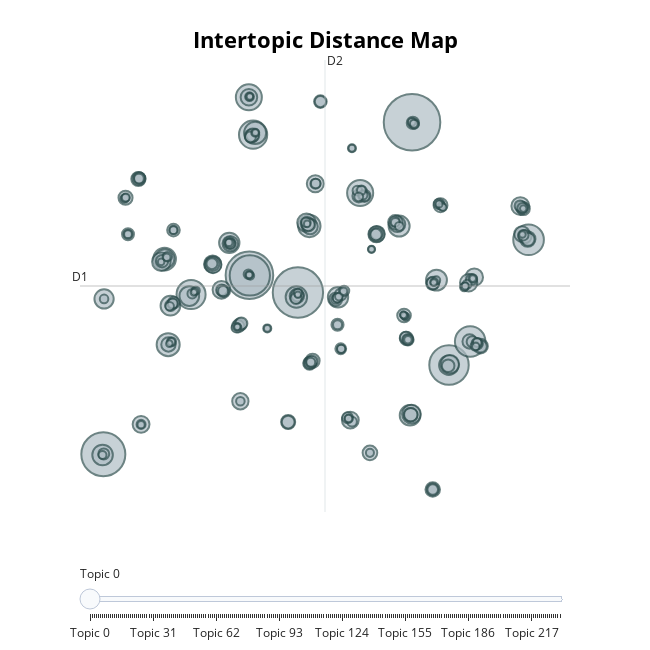

Notebook code cell kept with this figure:
### Code cell
topic_model.visualize_topics()

### Figure 1 — Plotly figure (JSON) as saved in the notebook; plotly's stock layout.template omitted (floating-point values rounded to 4 significant figures; data arrays with more than 128 entries replaced by an {"elided": "..."} marker saying what was removed)
{"data": [{"customdata": {"elided": "232x3 mixed values"}, "hovertemplate": "<b>Topic %{customdata[0]}</b><br>%{customdata[1]}<br>Size: %{customdata[2]}", "legendgroup": "", "marker": {"color": "#B0BEC5", "line": {"color": "DarkSlateGrey", "width": 2}, "size": {"elided": "232 int values"}, "sizemode": "area", "sizeref": 0.4644, "symbol": "circle"}, "mode": "markers", "name": "", "orientation": "v", "showlegend": false, "type": "scatter", "x": {"elided": "232 float values"}, "xaxis": "x", "y": {"elided": "232 float values"}, "yaxis": "y"}], "layout": {"annotations": [{"showarrow": false, "text": "D1", "x": -11.64, "y": 4.157, "yshift": 10}, {"showarrow": false, "text": "D2", "x": 4.904, "xshift": 10, "y": 21.73}], "height": 650, "hoverlabel": {"bgcolor": "white", "font": {"family": "Rockwell", "size": 16}}, "legend": {"itemsizing": "constant", "tracegroupgap": 0}, "margin": {"t": 60}, "shapes": [{"line": {"color": "#CFD8DC", "width": 2}, "type": "line", "x0": 4.904, "x1": 4.904, "y0": -13.41, "y1": 21.73}, {"line": {"color": "#9E9E9E", "width": 2}, "type": "line", "x0": -11.64, "x1": 21.45, "y0": 4.157, "y1": 4.157}], "sliders": [{"active": 0, "pad": {"t": 50}, "steps": [{"args": [{"marker.color": {"elided": "1x232 str values"}}], "label": "Topic 0", "method": "update"}, {"args": [{"marker.color": {"elided": "1x232 str values"}}], "label": "Topic 1", "method": "update"}, {"args": [{"marker.color": {"elided": "1x232 str values"}}], "label": "Topic 2", "method": "update"}, {"args": [{"marker.color": {"elided": "1x232 str values"}}], "label": "Topic 3", "method": "update"}, {"args": [{"marker.color": {"elided": "1x232 str values"}}], "label": "Topic 4", "method": "update"}, {"args": [{"marker.color": {"elided": "1x232 str values"}}], "label": "Topic 5", "method": "update"}, {"args": [{"marker.color": {"elided": "1x232 str values"}}], "label": "Topic 6", "method": "update"}, {"args": [{"marker.color": {"elided": "1x232 str values"}}], "label": "Topic 7", "method": "update"}, {"args": [{"marker.color": {"elided": "1x232 str values"}}], "label": "Topic 8", "method": "update"}, {"args": [{"marker.color": {"elided": "1x232 str values"}}], "label": "Topic 9", "method": "update"}, {"args": [{"marker.color": {"elided": "1x232 str values"}}], "label": "Topic 10", "method": "update"}, {"args": [{"marker.color": {"elided": "1x232 str values"}}], "label": "Topic 11", "method": "update"}, {"args": [{"marker.color": {"elided": "1x232 str values"}}], "label": "Topic 12", "method": "update"}, {"args": [{"marker.color": {"elided": "1x232 str values"}}], "label": "Topic 13", "method": "update"}, {"args": [{"marker.color": {"elided": "1x232 str values"}}], "label": "Topic 14", "method": "update"}, {"args": [{"marker.color": {"elided": "1x232 str values"}}], "label": "Topic 15", "method": "update"}, {"args": [{"marker.color": {"elided": "1x232 str values"}}], "label": "Topic 16", "method": "update"}, {"args": [{"marker.color": {"elided": "1x232 str values"}}], "label": "Topic 17", "method": "update"}, {"args": [{"marker.color": {"elided": "1x232 str values"}}], "label": "Topic 18", "method": "update"}, {"args": [{"marker.color": {"elided": "1x232 str values"}}], "label": "Topic 19", "method": "update"}, {"args": [{"marker.color": {"elided": "1x232 str values"}}], "label": "Topic 20", "method": "update"}, {"args": [{"marker.color": {"elided": "1x232 str values"}}], "label": "Topic 21", "method": "update"}, {"args": [{"marker.color": {"elided": "1x232 str values"}}], "label": "Topic 22", "method": "update"}, {"args": [{"marker.color": {"elided": "1x232 str values"}}], "label": "Topic 23", "method": "update"}, {"args": [{"marker.color": {"elided": "1x232 str values"}}], "label": "Topic 24", "method": "update"}, {"args": [{"marker.color": {"elided": "1x232 str values"}}], "label": "Topic 25", "method": "update"}, {"args": [{"marker.color": {"elided": "1x232 str values"}}], "label": "Topic 26", "method": "update"}, {"args": [{"marker.color": {"elided": "1x232 str values"}}], "label": "Topic 27", "method": "update"}, {"args": [{"marker.color": {"elided": "1x232 str values"}}], "label": "Topic 28", "method": "update"}, {"args": [{"marker.color": {"elided": "1x232 str values"}}], "label": "Topic 29", "method": "update"}, {"args": [{"marker.color": {"elided": "1x232 str values"}}], "label": "Topic 30", "method": "update"}, {"args": [{"marker.color": {"elided": "1x232 str values"}}], "label": "Topic 31", "method": "update"}, {"args": [{"marker.color": {"elided": "1x232 str values"}}], "label": "Topic 32", "method": "update"}, {"args": [{"marker.color": {"elided": "1x232 str values"}}], "label": "Topic 33", "method": "update"}, {"args": [{"marker.color": {"elided": "1x232 str values"}}], "label": "Topic 34", "method": "update"}, {"args": [{"marker.color": {"elided": "1x232 str values"}}], "label": "Topic 35", "method": "update"}, {"args": [{"marker.color": {"elided": "1x232 str values"}}], "label": "Topic 36", "method": "update"}, {"args": [{"marker.color": {"elided": "1x232 str values"}}], "label": "Topic 37", "method": "update"}, {"args": [{"marker.color": {"elided": "1x232 str values"}}], "label": "Topic 38", "method": "update"}, {"args": [{"marker.color": {"elided": "1x232 str values"}}], "label": "Topic 39", "method": "update"}, {"args": [{"marker.color": {"elided": "1x232 str values"}}], "label": "Topic 40", "method": "update"}, {"args": [{"marker.color": {"elided": "1x232 str values"}}], "label": "Topic 41", "method": "update"}, {"args": [{"marker.color": {"elided": "1x232 str values"}}], "label": "Topic 42", "method": "update"}, {"args": [{"marker.color": {"elided": "1x232 str values"}}], "label": "Topic 43", "method": "update"}, {"args": [{"marker.color": {"elided": "1x232 str values"}}], "label": "Topic 44", "method": "update"}, {"args": [{"marker.color": {"elided": "1x232 str values"}}], "label": "Topic 45", "method": "update"}, {"args": [{"marker.color": {"elided": "1x232 str values"}}], "label": "Topic 46", "method": "update"}, {"args": [{"marker.color": {"elided": "1x232 str values"}}], "label": "Topic 47", "method": "update"}, {"args": [{"marker.color": {"elided": "1x232 str values"}}], "label": "Topic 48", "method": "update"}, {"args": [{"marker.color": {"elided": "1x232 str values"}}], "label": "Topic 49", "method": "update"}, {"args": [{"marker.color": {"elided": "1x232 str values"}}], "label": "Topic 50", "method": "update"}, {"args": [{"marker.color": {"elided": "1x232 str values"}}], "label": "Topic 51", "method": "update"}, {"args": [{"marker.color": {"elided": "1x232 str values"}}], "label": "Topic 52", "method": "update"}, {"args": [{"marker.color": {"elided": "1x232 str values"}}], "label": "Topic 53", "method": "update"}, {"args": [{"marker.color": {"elided": "1x232 str values"}}], "label": "Topic 54", "method": "update"}, {"args": [{"marker.color": {"elided": "1x232 str values"}}], "label": "Topic 55", "method": "update"}, {"args": [{"marker.color": {"elided": "1x232 str values"}}], "label": "Topic 56", "method": "update"}, {"args": [{"marker.color": {"elided": "1x232 str values"}}], "label": "Topic 57", "method": "update"}, {"args": [{"marker.color": {"elided": "1x232 str values"}}], "label": "Topic 58", "method": "update"}, {"args": [{"marker.color": {"elided": "1x232 str values"}}], "label": "Topic 59", "method": "update"}, {"args": [{"marker.color": {"elided": "1x232 str values"}}], "label": "Topic 60", "method": "update"}, {"args": [{"marker.color": {"elided": "1x232 str values"}}], "label": "Topic 61", "method": "update"}, {"args": [{"marker.color": {"elided": "1x232 str values"}}], "label": "Topic 62", "method": "update"}, {"args": [{"marker.color": {"elided": "1x232 str values"}}], "label": "Topic 63", "method": "update"}, {"args": [{"marker.color": {"elided": "1x232 str values"}}], "label": "Topic 64", "method": "update"}, {"args": [{"marker.color": {"elided": "1x232 str values"}}], "label": "Topic 65", "method": "update"}, {"args": [{"marker.color": {"elided": "1x232 str values"}}], "label": "Topic 66", "method": "update"}, {"args": [{"marker.color": {"elided": "1x232 str values"}}], "label": "Topic 67", "method": "update"}, {"args": [{"marker.color": {"elided": "1x232 str values"}}], "label": "Topic 68", "method": "update"}, {"args": [{"marker.color": {"elided": "1x232 str values"}}], "label": "Topic 69", "method": "update"}, {"args": [{"marker.color": {"elided": "1x232 str values"}}], "label": "Topic 70", "method": "update"}, {"args": [{"marker.color": {"elided": "1x232 str values"}}], "label": "Topic 71", "method": "update"}, {"args": [{"marker.color": {"elided": "1x232 str values"}}], "label": "Topic 72", "method": "update"}, {"args": [{"marker.color": {"elided": "1x232 str values"}}], "label": "Topic 73", "method": "update"}, {"args": [{"marker.color": {"elided": "1x232 str values"}}], "label": "Topic 74", "method": "update"}, {"args": [{"marker.color": {"elided": "1x232 str values"}}], "label": "Topic 75", "method": "update"}, {"args": [{"marker.color": {"elided": "1x232 str values"}}], "label": "Topic 76", "method": "update"}, {"args": [{"marker.color": {"elided": "1x232 str values"}}], "label": "Topic 77", "method": "update"}, {"args": [{"marker.color": {"elided": "1x232 str values"}}], "label": "Topic 78", "method": "update"}, {"args": [{"marker.color": {"elided": "1x232 str values"}}], "label": "Topic 79", "method": "update"}, {"args": [{"marker.color": {"elided": "1x232 str values"}}], "label": "Topic 80", "method": "update"}, {"args": [{"marker.color": {"elided": "1x232 str values"}}], "label": "Topic 81", "method": "update"}, {"args": [{"marker.color": {"elided": "1x232 str values"}}], "label": "Topic 82", "method": "update"}, {"args": [{"marker.color": {"elided": "1x232 str values"}}], "label": "Topic 83", "method": "update"}, {"args": [{"marker.color": {"elided": "1x232 str values"}}], "label": "Topic 84", "method": "update"}, {"args": [{"marker.color": {"elided": "1x232 str values"}}], "label": "Topic 85", "method": "update"}, {"args": [{"marker.color": {"elided": "1x232 str values"}}], "label": "Topic 86", "method": "update"}, {"args": [{"marker.color": {"elided": "1x232 str values"}}], "label": "Topic 87", "method": "update"}, {"args": [{"marker.color": {"elided": "1x232 str values"}}], "label": "Topic 88", "method": "update"}, {"args": [{"marker.color": {"elided": "1x232 str values"}}], "label": "Topic 89", "method": "update"}, {"args": [{"marker.color": {"elided": "1x232 str values"}}], "label": "Topic 90", "method": "update"}, {"args": [{"marker.color": {"elided": "1x232 str values"}}], "label": "Topic 91", "method": "update"}, {"args": [{"marker.color": {"elided": "1x232 str values"}}], "label": "Topic 92", "method": "update"}, {"args": [{"marker.color": {"elided": "1x232 str values"}}], "label": "Topic 93", "method": "update"}, {"args": [{"marker.color": {"elided": "1x232 str values"}}], "label": "Topic 94", "method": "update"}, {"args": [{"marker.color": {"elided": "1x232 str values"}}], "label": "Topic 95", "method": "update"}, {"args": [{"marker.color": {"elided": "1x232 str values"}}], "label": "Topic 96", "method": "update"}, {"args": [{"marker.color": {"elided": "1x232 str values"}}], "label": "Topic 97", "method": "update"}, {"args": [{"marker.color": {"elided": "1x232 str values"}}], "label": "Topic 98", "method": "update"}, {"args": [{"marker.color": {"elided": "1x232 str values"}}], "label": "Topic 99", "method": "update"}, {"args": [{"marker.color": {"elided": "1x232 str values"}}], "label": "Topic 100", "method": "update"}, {"args": [{"marker.color": {"elided": "1x232 str values"}}], "label": "Topic 101", "method": "update"}, {"args": [{"marker.color": {"elided": "1x232 str values"}}], "label": "Topic 102", "method": "update"}, {"args": [{"marker.color": {"elided": "1x232 str values"}}], "label": "Topic 103", "method": "update"}, {"args": [{"marker.color": {"elided": "1x232 str values"}}], "label": "Topic 104", "method": "update"}, {"args": [{"marker.color": {"elided": "1x232 str values"}}], "label": "Topic 105", "method": "update"}, {"args": [{"marker.color": {"elided": "1x232 str values"}}], "label": "Topic 106", "method": "update"}, {"args": [{"marker.color": {"elided": "1x232 str values"}}], "label": "Topic 107", "method": "update"}, {"args": [{"marker.color": {"elided": "1x232 str values"}}], "label": "Topic 108", "method": "update"}, {"args": [{"marker.color": {"elided": "1x232 str values"}}], "label": "Topic 109", "method": "update"}, {"args": [{"marker.color": {"elided": "1x232 str values"}}], "label": "Topic 110", "method": "update"}, {"args": [{"marker.color": {"elided": "1x232 str values"}}], "label": "Topic 111", "method": "update"}, {"args": [{"marker.color": {"elided": "1x232 str values"}}], "label": "Topic 112", "method": "update"}, {"args": [{"marker.color": {"elided": "1x232 str values"}}], "label": "Topic 113", "method": "update"}, {"args": [{"marker.color": {"elided": "1x232 str values"}}], "label": "Topic 114", "method": "update"}, {"args": [{"marker.color": {"elided": "1x232 str values"}}], "label": "Topic 115", "method": "update"}, {"args": [{"marker.color": {"elided": "1x232 str values"}}], "label": "Topic 116", "method": "update"}, {"args": [{"marker.color": {"elided": "1x232 str values"}}], "label": "Topic 117", "method": "update"}, {"args": [{"marker.color": {"elided": "1x232 str values"}}], "label": "Topic 118", "method": "update"}, {"args": [{"marker.color": {"elided": "1x232 str values"}}], "label": "Topic 119", "method": "update"}, {"args": [{"marker.color": {"elided": "1x232 str values"}}], "label": "Topic 120", "method": "update"}, {"args": [{"marker.color": {"elided": "1x232 str values"}}], "label": "Topic 121", "method": "update"}, {"args": [{"marker.color": {"elided": "1x232 str values"}}], "label": "Topic 122", "method": "update"}, {"args": [{"marker.color": {"elided": "1x232 str values"}}], "label": "Topic 123", "method": "update"}, {"args": [{"marker.color": {"elided": "1x232 str values"}}], "label": "Topic 124", "method": "update"}, {"args": [{"marker.color": {"elided": "1x232 str values"}}], "label": "Topic 125", "method": "update"}, {"args": [{"marker.color": {"elided": "1x232 str values"}}], "label": "Topic 126", "method": "update"}, {"args": [{"marker.color": {"elided": "1x232 str values"}}], "label": "Topic 127", "method": "update"}, {"args": [{"marker.color": {"elided": "1x232 str values"}}], "label": "Topic 128", "method": "update"}, {"args": [{"marker.color": {"elided": "1x232 str values"}}], "label": "Topic 129", "method": "update"}, {"args": [{"marker.color": {"elided": "1x232 str values"}}], "label": "Topic 130", "method": "update"}, {"args": [{"marker.color": {"elided": "1x232 str values"}}], "label": "Topic 131", "method": "update"}, {"args": [{"marker.color": {"elided": "1x232 str values"}}], "label": "Topic 132", "method": "update"}, {"args": [{"marker.color": {"elided": "1x232 str values"}}], "label": "Topic 133", "method": "update"}, {"args": [{"marker.color": {"elided": "1x232 str values"}}], "label": "Topic 134", "method": "update"}, {"args": [{"marker.color": {"elided": "1x232 str values"}}], "label": "Topic 135", "method": "update"}, {"args": [{"marker.color": {"elided": "1x232 str values"}}], "label": "Topic 136", "method": "update"}, {"args": [{"marker.color": {"elided": "1x232 str values"}}], "label": "Topic 137", "method": "update"}, {"args": [{"marker.color": {"elided": "1x232 str values"}}], "label": "Topic 138", "method": "update"}, {"args": [{"marker.color": {"elided": "1x232 str values"}}], "label": "Topic 139", "method": "update"}, {"args": [{"marker.color": {"elided": "1x232 str values"}}], "label": "Topic 140", "method": "update"}, {"args": [{"marker.color": {"elided": "1x232 str values"}}], "label": "Topic 141", "method": "update"}, {"args": [{"marker.color": {"elided": "1x232 str values"}}], "label": "Topic 142", "method": "update"}, {"args": [{"marker.color": {"elided": "1x232 str values"}}], "label": "Topic 143", "method": "update"}, {"args": [{"marker.color": {"elided": "1x232 str values"}}], "label": "Topic 144", "method": "update"}, {"args": [{"marker.color": {"elided": "1x232 str values"}}], "label": "Topic 145", "method": "update"}, {"args": [{"marker.color": {"elided": "1x232 str values"}}], "label": "Topic 146", "method": "update"}, {"args": [{"marker.color": {"elided": "1x232 str values"}}], "label": "Topic 147", "method": "update"}, {"args": [{"marker.color": {"elided": "1x232 str values"}}], "label": "Topic 148", "method": "update"}, {"args": [{"marker.color": {"elided": "1x232 str values"}}], "label": "Topic 149", "method": "update"}, {"args": [{"marker.color": {"elided": "1x232 str values"}}], "label": "Topic 150", "method": "update"}, {"args": [{"marker.color": {"elided": "1x232 str values"}}], "label": "Topic 151", "method": "update"}, {"args": [{"marker.color": {"elided": "1x232 str values"}}], "label": "Topic 152", "method": "update"}, {"args": [{"marker.color": {"elided": "1x232 str values"}}], "label": "Topic 153", "method": "update"}, {"args": [{"marker.color": {"elided": "1x232 str values"}}], "label": "Topic 154", "method": "update"}, {"args": [{"marker.color": {"elided": "1x232 str values"}}], "label": "Topic 155", "method": "update"}, {"args": [{"marker.color": {"elided": "1x232 str values"}}], "label": "Topic 156", "method": "update"}, {"args": [{"marker.color": {"elided": "1x232 str values"}}], "label": "Topic 157", "method": "update"}, {"args": [{"marker.color": {"elided": "1x232 str values"}}], "label": "Topic 158", "method": "update"}, {"args": [{"marker.color": {"elided": "1x232 str values"}}], "label": "Topic 159", "method": "update"}, {"args": [{"marker.color": {"elided": "1x232 str values"}}], "label": "Topic 160", "method": "update"}, {"args": [{"marker.color": {"elided": "1x232 str values"}}], "label": "Topic 161", "method": "update"}, {"args": [{"marker.color": {"elided": "1x232 str values"}}], "label": "Topic 162", "method": "update"}, {"args": [{"marker.color": {"elided": "1x232 str values"}}], "label": "Topic 163", "method": "update"}, {"args": [{"marker.color": {"elided": "1x232 str values"}}], "label": "Topic 164", "method": "update"}, {"args": [{"marker.color": {"elided": "1x232 str values"}}], "label": "Topic 165", "method": "update"}, {"args": [{"marker.color": {"elided": "1x232 str values"}}], "label": "Topic 166", "method": "update"}, {"args": [{"marker.color": {"elided": "1x232 str values"}}], "label": "Topic 167", "method": "update"}, {"args": [{"marker.color": {"elided": "1x232 str values"}}], "label": "Topic 168", "method": "update"}, {"args": [{"marker.color": {"elided": "1x232 str values"}}], "label": "Topic 169", "method": "update"}, {"args": [{"marker.color": {"elided": "1x232 str values"}}], "label": "Topic 170", "method": "update"}, {"args": [{"marker.color": {"elided": "1x232 str values"}}], "label": "Topic 171", "method": "update"}, {"args": [{"marker.color": {"elided": "1x232 str values"}}], "label": "Topic 172", "method": "update"}, {"args": [{"marker.color": {"elided": "1x232 str values"}}], "label": "Topic 173", "method": "update"}, {"args": [{"marker.color": {"elided": "1x232 str values"}}], "label": "Topic 174", "method": "update"}, {"args": [{"marker.color": {"elided": "1x232 str values"}}], "label": "Topic 175", "method": "update"}, {"args": [{"marker.color": {"elided": "1x232 str values"}}], "label": "Topic 176", "method": "update"}, {"args": [{"marker.color": {"elided": "1x232 str values"}}], "label": "Topic 177", "method": "update"}, {"args": [{"marker.color": {"elided": "1x232 str values"}}], "label": "Topic 178", "method": "update"}, {"args": [{"marker.color": {"elided": "1x232 str values"}}], "label": "Topic 179", "method": "update"}, {"args": [{"marker.color": {"elided": "1x232 str values"}}], "label": "Topic 180", "method": "update"}, {"args": [{"marker.color": {"elided": "1x232 str values"}}], "label": "Topic 181", "method": "update"}, {"args": [{"marker.color": {"elided": "1x232 str values"}}], "label": "Topic 182", "method": "update"}, {"args": [{"marker.color": {"elided": "1x232 str values"}}], "label": "Topic 183", "method": "update"}, {"args": [{"marker.color": {"elided": "1x232 str values"}}], "label": "Topic 184", "method": "update"}, {"args": [{"marker.color": {"elided": "1x232 str values"}}], "label": "Topic 185", "method": "update"}, {"args": [{"marker.color": {"elided": "1x232 str values"}}], "label": "Topic 186", "method": "update"}, {"args": [{"marker.color": {"elided": "1x232 str values"}}], "label": "Topic 187", "method": "update"}, {"args": [{"marker.color": {"elided": "1x232 str values"}}], "label": "Topic 188", "method": "update"}, {"args": [{"marker.color": {"elided": "1x232 str values"}}], "label": "Topic 189", "method": "update"}, {"args": [{"marker.color": {"elided": "1x232 str values"}}], "label": "Topic 190", "method": "update"}, {"args": [{"marker.color": {"elided": "1x232 str values"}}], "label": "Topic 191", "method": "update"}, {"args": [{"marker.color": {"elided": "1x232 str values"}}], "label": "Topic 192", "method": "update"}, {"args": [{"marker.color": {"elided": "1x232 str values"}}], "label": "Topic 193", "method": "update"}, {"args": [{"marker.color": {"elided": "1x232 str values"}}], "label": "Topic 194", "method": "update"}, {"args": [{"marker.color": {"elided": "1x232 str values"}}], "label": "Topic 195", "method": "update"}, {"args": [{"marker.color": {"elided": "1x232 str values"}}], "label": "Topic 196", "method": "update"}, {"args": [{"marker.color": {"elided": "1x232 str values"}}], "label": "Topic 197", "method": "update"}, {"args": [{"marker.color": {"elided": "1x232 str values"}}], "label": "Topic 198", "method": "update"}, {"args": [{"marker.color": {"elided": "1x232 str values"}}], "label": "Topic 199", "method": "update"}, {"args": [{"marker.color": {"elided": "1x232 str values"}}], "label": "Topic 200", "method": "update"}, {"args": [{"marker.color": {"elided": "1x232 str values"}}], "label": "Topic 201", "method": "update"}, {"args": [{"marker.color": {"elided": "1x232 str values"}}], "label": "Topic 202", "method": "update"}, {"args": [{"marker.color": {"elided": "1x232 str values"}}], "label": "Topic 203", "method": "update"}, {"args": [{"marker.color": {"elided": "1x232 str values"}}], "label": "Topic 204", "method": "update"}, {"args": [{"marker.color": {"elided": "1x232 str values"}}], "label": "Topic 205", "method": "update"}, {"args": [{"marker.color": {"elided": "1x232 str values"}}], "label": "Topic 206", "method": "update"}, {"args": [{"marker.color": {"elided": "1x232 str values"}}], "label": "Topic 207", "method": "update"}, {"args": [{"marker.color": {"elided": "1x232 str values"}}], "label": "Topic 208", "method": "update"}, {"args": [{"marker.color": {"elided": "1x232 str values"}}], "label": "Topic 209", "method": "update"}, {"args": [{"marker.color": {"elided": "1x232 str values"}}], "label": "Topic 210", "method": "update"}, {"args": [{"marker.color": {"elided": "1x232 str values"}}], "label": "Topic 211", "method": "update"}, {"args": [{"marker.color": {"elided": "1x232 str values"}}], "label": "Topic 212", "method": "update"}, {"args": [{"marker.color": {"elided": "1x232 str values"}}], "label": "Topic 213", "method": "update"}, {"args": [{"marker.color": {"elided": "1x232 str values"}}], "label": "Topic 214", "method": "update"}, {"args": [{"marker.color": {"elided": "1x232 str values"}}], "label": "Topic 215", "method": "update"}, {"args": [{"marker.color": {"elided": "1x232 str values"}}], "label": "Topic 216", "method": "update"}, {"args": [{"marker.color": {"elided": "1x232 str values"}}], "label": "Topic 217", "method": "update"}, {"args": [{"marker.color": {"elided": "1x232 str values"}}], "label": "Topic 218", "method": "update"}, {"args": [{"marker.color": {"elided": "1x232 str values"}}], "label": "Topic 219", "method": "update"}, {"args": [{"marker.color": {"elided": "1x232 str values"}}], "label": "Topic 220", "method": "update"}, {"args": [{"marker.color": {"elided": "1x232 str values"}}], "label": "Topic 221", "method": "update"}, {"args": [{"marker.color": {"elided": "1x232 str values"}}], "label": "Topic 222", "method": "update"}, {"args": [{"marker.color": {"elided": "1x232 str values"}}], "label": "Topic 223", "method": "update"}, {"args": [{"marker.color": {"elided": "1x232 str values"}}], "label": "Topic 224", "method": "update"}, {"args": [{"marker.color": {"elided": "1x232 str values"}}], "label": "Topic 225", "method": "update"}, {"args": [{"marker.color": {"elided": "1x232 str values"}}], "label": "Topic 226", "method": "update"}, {"args": [{"marker.color": {"elided": "1x232 str values"}}], "label": "Topic 227", "method": "update"}, {"args": [{"marker.color": {"elided": "1x232 str values"}}], "label": "Topic 228", "method": "update"}, {"args": [{"marker.color": {"elided": "1x232 str values"}}], "label": "Topic 229", "method": "update"}, {"args": [{"marker.color": {"elided": "1x232 str values"}}], "label": "Topic 230", "method": "update"}, {"args": [{"marker.color": {"elided": "1x232 str values"}}], "label": "Topic 231", "method": "update"}]}], "title": {"font": {"color": "Black", "size": 22}, "text": "<b>Intertopic Distance Map</b>", "x": 0.5, "xanchor": "center", "y": 0.95, "yanchor": "top"}, "width": 650, "xaxis": {"anchor": "y", "domain": [0, 1], "range": [-11.64, 21.45], "title": {"text": ""}, "visible": false}, "yaxis": {"anchor": "x", "domain": [0, 1], "range": [-13.41, 21.73], "title": {"text": ""}, "visible": false}}}
